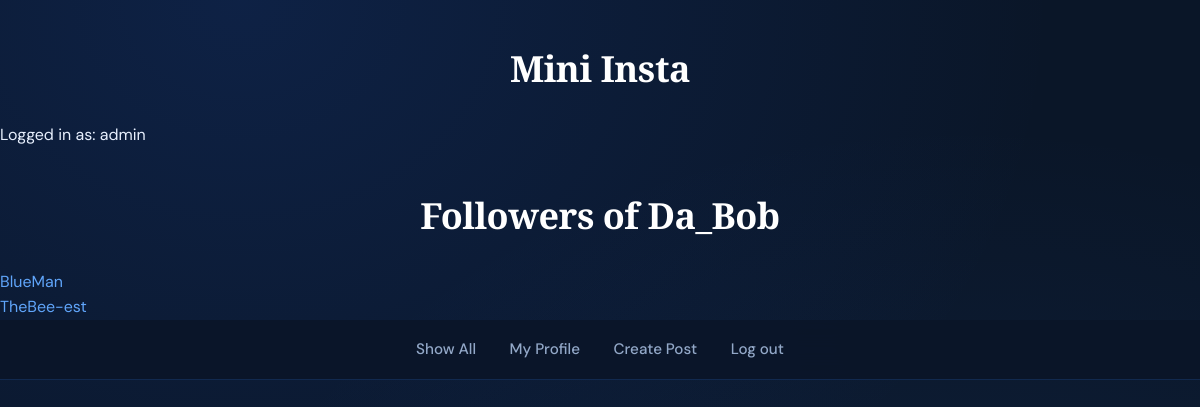
The app's page /mini_insta/profile/1/followers (signed in) with its own data.
### mini_insta/models.py (models this page shows, shortened)
class Profile(models.Model):
  user = models.ForeignKey(User, on_delete=models.CASCADE)
  username=models.TextField(blank=True)
  display_name=models.TextField(blank=True)
  profile_image_url = models.URLField(blank=True)
  bio_text=models.TextField(blank=True)
  join_date=models.DateTimeField(auto_now=True)
  def get_followers(self):
    follows = Follow.objects.filter(profile=self)
    followers = []
    for follow in follows:
        followers.append(follow.follower_profile)
    return followers

### mini_insta/views.py (the view)
# urls.py: path('profile/<int:pk>/followers', ShowFollowersDetailView.as_view(), name='show_followers'),
class ShowFollowersDetailView(DetailView):
  model = Profile
  template_name = 'mini_insta/show_followers.html'
  context_object_name = 'profile'

### mini_insta/templates/mini_insta/show_followers.html
{% extends 'mini_insta/base.html' %}
{% block content %}
<h1>Followers of {{ profile.username }}</h1>
<main>
  {% for follower in profile.get_followers %}
    <p><a href="{% url 'profile' follower.pk %}">{{ follower.username }}</a></p>
  {% empty %}
    <p>No followers</p>
  {% endfor %}
</main>
{% endblock %}

### mini_insta/templates/mini_insta/base.html (shortened to what this page needs)
{% load static %}
<html>
  <head>
    <h1>Mini Insta</h1>
    <link rel="stylesheet" href="{% static 'styles-blog.css' %}">
  </head>
  <body>
    {% if request.user.is_authenticated %}
    Logged in as: {{request.user}}
    {% else %}
    Not logged in
    {% endif %}
    {% block content %}
    {% endblock %}
  </body>
  <footer>
    <nav>
      <ul>
        <li><a href="{% url 'show_all_profiles' %}">Show All</a></li>
        {% if request.user.is_authenticated %}
          <li><a href="{% url 'my_profile' %}">My Profile</a></li>
          <li><a href="{% url 'create_post' %}">Create Post</a></li>
          <li>
            <form method="POST" action="{% url 'logout' %}" class="logout-form">
              <button type="submit">Log out</button>
            </form>
          </li>
        {% else %}
          <li><a href="{% url 'login' %}">Log in</a></li>
          <li><a href="{% url 'create_profile' %}">Create Profile</a></li>
        {% endif %}
      </ul>
    </nav>
  </footer>
</html>

### static/styles-blog.css (style rules this page uses)
:root { --blue-deep: #0a1628; --blue-dark: #0d2137; --blue-mid: #1a3a5c; --blue-accent: #2563eb; --blue-bright: #3b82f6; --blue-light: #60a5fa; --blue-glow: #93c5fd; --blue-subtle: #dbeafe; --white: #ffffff; --off-white: #f0f6ff; --text-primary: #e8f0fe; --text-muted: #93a8c8; --border: rgba(59, 130, 246, 0.18); --card-bg: rgba(13, 33, 55, 0.85); --radius: 14px; --radius-sm: 8px; --shadow: 0 4px 32px rgba(10, 22, 40, 0.6); --shadow-card: 0 2px 16px rgba(10, 22, 40, 0.4); }
*, *::before, *::after { box-sizing: border-box; margin: 0; padding: 0; }
html { scroll-behavior: smooth; }
body { font-family: 'DM Sans', sans-serif; background-color: var(--blue-deep); background-image: radial-gradient(ellipse at 20% 0%, rgba(37, 99, 235, 0.15) 0%, transparent 60%), radial-gradient(ellipse at 80% 100%, rgba(59, 130, 246, 0.10) 0%, transparent 60%); color: var(--text-primary); min-height: 100vh; line-height: 1.6; }
a { color: var(--blue-light); text-decoration: none; transition: color 0.2s; }
h1, h2, h3 { font-family: 'Playfair Display', serif; font-weight: 600; }
nav, header { background: rgba(10, 22, 40, 0.9); backdrop-filter: blur(16px); -webkit-backdrop-filter: blur(16px); border-bottom: 1px solid var(--border); padding: 0 2rem; height: 60px; display: flex; align-items: center; justify-content: center; position: sticky; top: 0; z-index: 100; }
nav ul, header ul { list-style: none; display: flex; align-items: center; justify-content: center; gap: 0.5rem; }
nav li, header li { display: block; }
nav a, header a { font-weight: 500; font-size: 0.95rem; color: var(--text-muted); padding: 0.4rem 0.8rem; border-radius: var(--radius-sm); transition: all 0.2s; }
h1 { font-size: clamp(1.6rem, 3vw, 2.4rem); color: var(--white); text-align: center; padding: 2.5rem 1rem 1.5rem; letter-spacing: -0.5px; }
form { background: var(--card-bg); border: 1px solid var(--border); border-radius: var(--radius); padding: 2rem; max-width: 560px; margin: 1.5rem auto 4rem; box-shadow: var(--shadow); }
main { animation: fadeUp 0.4s ease both; }
form.logout-form { all: unset; display: inline; }
form.logout-form button { all: unset; font-weight: 500; font-size: 0.95rem; color: var(--text-muted); padding: 0.4rem 0.8rem; border-radius: var(--radius-sm); transition: all 0.2s; cursor: pointer; }

### records on screen
Profile: username "Da_Bob"
Profile: username "BlueMan"
Profile: username "TheBee-est"

### other values on screen
{{ request.user }} "admin"
